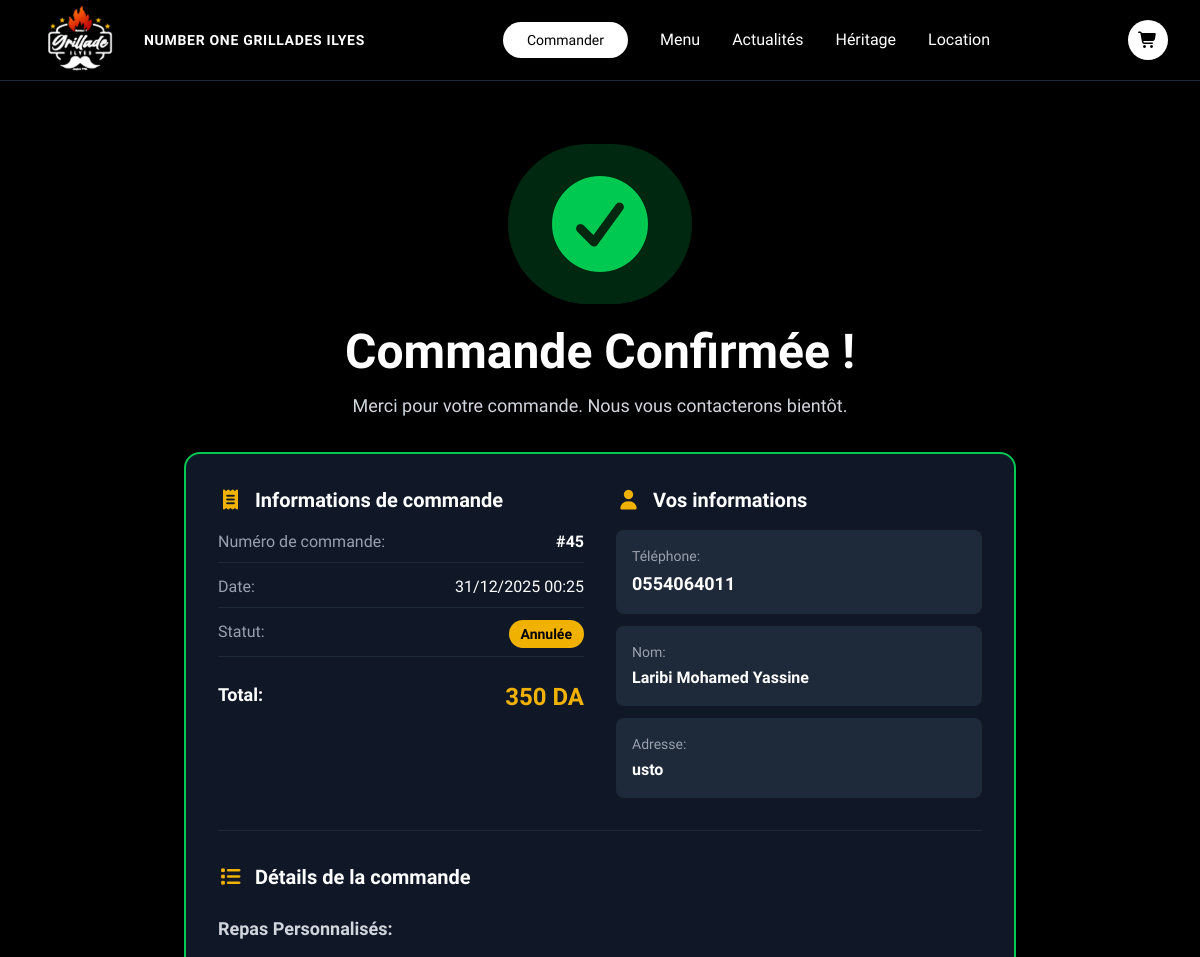
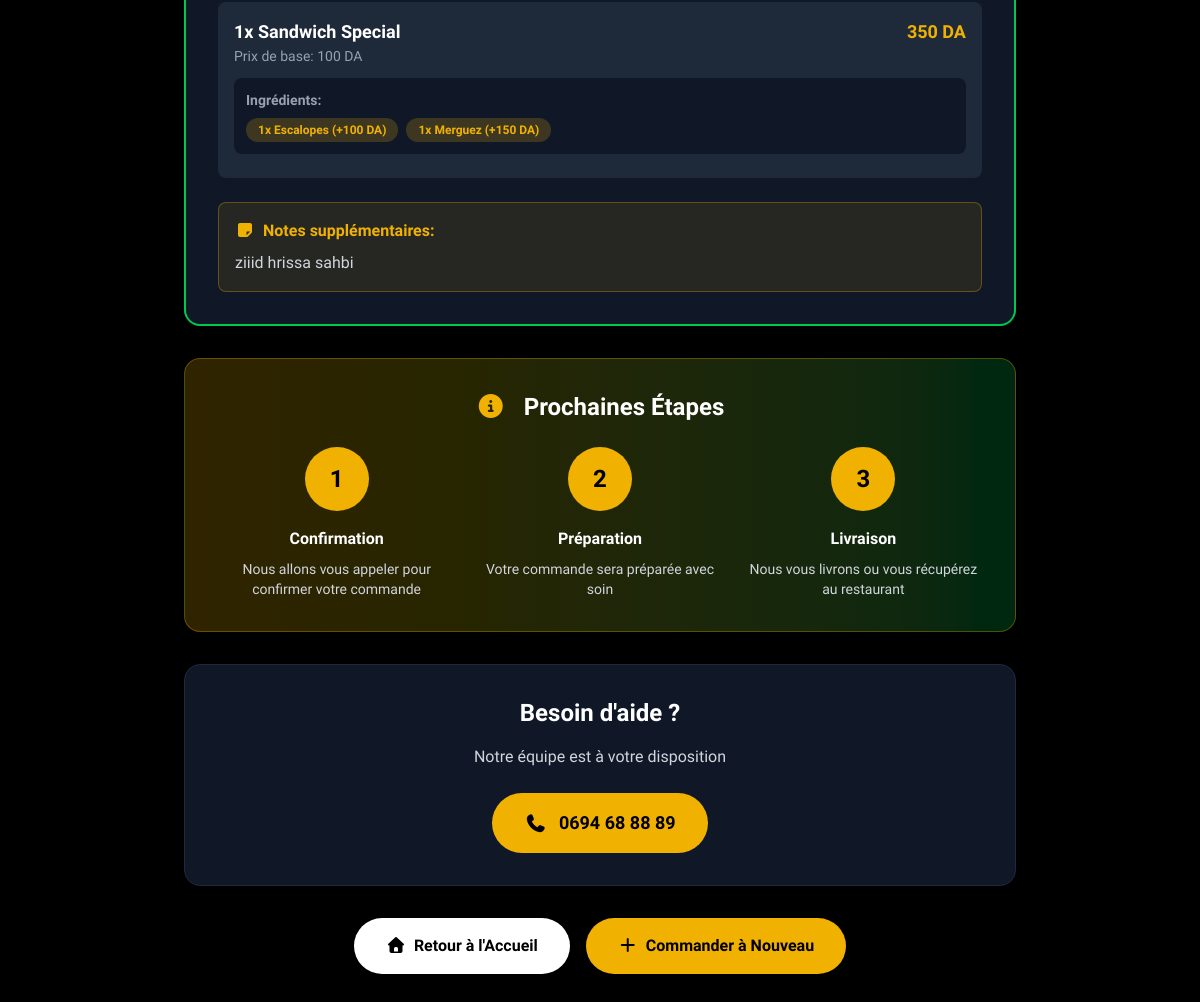
Page /restaurant/confirmation/45/ on the committed database (2 pictures, top to bottom).
### restaurant/models.py (models this page shows, shortened)
class Order(models.Model):
    STATUS_CHOICES = [
        ('pending', 'En attente'),
        ('confirmed', 'Confirmée'),
        ('preparing', 'En préparation'),
        ('ready', 'Prête'),
        ('delivered', 'Livrée'),
        ('cancelled', 'Annulée'),
    ]
    customer_phone = models.CharField(max_length=20)
    customer_name = models.CharField(max_length=100, blank=True)
    customer_address = models.TextField(blank=True, null=True)
    total_price = models.DecimalField(max_digits=10, decimal_places=2)
    additional_notes = models.TextField(blank=True, null=True)
    status = models.CharField(max_length=20, choices=STATUS_CHOICES, default='pending')
    created_at = models.DateTimeField(auto_now_add=True)
    updated_at = models.DateTimeField(auto_now=True)
    class Meta:
        ordering = ['-created_at']

class OrderSpecialMeal(models.Model):
    order = models.ForeignKey(Order, on_delete=models.CASCADE, related_name='special_meals')
    special_meal = models.ForeignKey(SpecialMeal, on_delete=models.CASCADE)
    quantity = models.IntegerField(validators=[MinValueValidator(1)])
    base_price = models.DecimalField(max_digits=10, decimal_places=2)
    total_price = models.DecimalField(max_digits=10, decimal_places=2)
    notes = models.TextField(blank=True, null=True)

class SpecialMeal(models.Model):
    name = models.CharField(max_length=100)
    description = models.TextField()
    base_price = models.DecimalField(max_digits=10, decimal_places=2)
    image = models.ImageField(upload_to='special_meals/')
    is_available = models.BooleanField(default=True)
    available_ingredients = models.ManyToManyField(
        Ingredient,
        through='SpecialMealIngredient',
        related_name='special_meals'
    )

class OrderSpecialMealIngredient(models.Model):
    order_special_meal = models.ForeignKey(
        OrderSpecialMeal,
        on_delete=models.CASCADE,
        related_name='selected_ingredients'
    )
    ingredient = models.ForeignKey(Ingredient, on_delete=models.CASCADE)
    quantity = models.IntegerField(validators=[MinValueValidator(1)])
    unit_price = models.DecimalField(max_digits=10, decimal_places=2)

class Ingredient(models.Model):
    name = models.CharField(max_length=100)
    category = models.ForeignKey(IngredientCategory, on_delete=models.CASCADE)
    price = models.DecimalField(
        max_digits=10,
        decimal_places=2,
        default=0,
        help_text="Extra cost for this ingredient (0 if included in base)"
    )
    is_available = models.BooleanField(default=True)
    image = models.ImageField(upload_to='ingredients/', blank=True, null=True)
    class Meta:
        ordering = ['category__order', 'name']

### restaurant/views.py (the view)
# urls.py: path('confirmation/<int:order_id>/', views.order_confirmation, name='order_confirmation'),
def order_confirmation(request, order_id):
    order = get_object_or_404(Order, id=order_id)
    context = {
        'order': order
    }
    return render(request, 'restaurant/order_confirmation.html', context)

### restaurant/templates/restaurant/order_confirmation.html (shortened to what this page needs)
{% extends 'base.html' %}
{% load static %}
{% block content %}
<section class="bg-black min-h-screen py-16">
    <div class="max-w-4xl mx-auto px-4 sm:px-6 lg:px-8">
        <div class="text-center mb-8">
            <div class="inline-block bg-green-500/20 rounded-full p-8 mb-6 animate-pulse">
                <i class="fas fa-check-circle text-green-500 text-8xl"></i>
            </div>
            <h1 class="text-4xl md:text-5xl font-bold text-white mb-4">
                Commande Confirmée !
            </h1>
            <p class="text-gray-300 text-lg">
                Merci pour votre commande. Nous vous contacterons bientôt.
            </p>
        </div>
        <div class="bg-gray-900 rounded-2xl p-8 border-2 border-green-500 mb-8">
            <div class="grid grid-cols-1 md:grid-cols-2 gap-8 mb-8">
                <div>
                    <h2 class="text-xl font-bold text-white mb-4 flex items-center">
                        <i class="fas fa-receipt text-yellow-500 mr-3"></i>
                        Informations de commande
                    </h2>
                    <div class="space-y-3">
                        <div class="flex justify-between border-b border-gray-800 pb-2">
                            <span class="text-gray-400">Numéro de commande:</span>
                            <span class="text-white font-bold">#{{ order.id }}</span>
                        </div>
                        <div class="flex justify-between border-b border-gray-800 pb-2">
                            <span class="text-gray-400">Date:</span>
                            <span class="text-white">{{ order.created_at|date:"d/m/Y H:i" }}</span>
                        </div>
                        <div class="flex justify-between border-b border-gray-800 pb-2">
                            <span class="text-gray-400">Statut:</span>
                            <span class="bg-yellow-500 text-black px-3 py-1 rounded-full text-sm font-bold">
                                {{ order.get_status_display }}
                            </span>
                        </div>
                        <div class="flex justify-between pt-3">
                            <span class="text-white font-bold text-lg">Total:</span>
                            <span class="text-yellow-500 font-bold text-2xl">{{ order.total_price|floatformat:0 }} DA</span>
                        </div>
                    </div>
                </div>
                <div>
                    <h2 class="text-xl font-bold text-white mb-4 flex items-center">
                        <i class="fas fa-user text-yellow-500 mr-3"></i>
                        Vos informations
                    </h2>
                    <div class="space-y-3">
                        <div class="bg-gray-800 rounded-lg p-4">
                            <p class="text-gray-400 text-sm mb-1">Téléphone:</p>
                            <p class="text-white font-semibold text-lg">{{ order.customer_phone }}</p>
                        </div>
                        {% if order.customer_name %}
                        <div class="bg-gray-800 rounded-lg p-4">
                            <p class="text-gray-400 text-sm mb-1">Nom:</p>
                            <p class="text-white font-semibold">{{ order.customer_name }}</p>
                        </div>
                        {% endif %}
                        {% if order.customer_address %}
                        <div class="bg-gray-800 rounded-lg p-4">
                            <p class="text-gray-400 text-sm mb-1">Adresse:</p>
                            <p class="text-white font-semibold">{{ order.customer_address }}</p>
                        </div>
                        {% endif %}
                    </div>
                </div>
            </div>
            <div class="border-t border-gray-800 pt-8">
                <h2 class="text-xl font-bold text-white mb-6 flex items-center">
                    <i class="fas fa-list text-yellow-500 mr-3"></i>
                    Détails de la commande
                </h2>
                {% if order.special_meals.all %}
                <div>
                    <h3 class="text-lg font-semibold text-gray-300 mb-4">Repas Personnalisés:</h3>
                    <div class="space-y-4">
                        {% for special in order.special_meals.all %}
                        <div class="bg-gray-800 rounded-lg p-4">
                            <div class="flex justify-between items-start mb-3">
                                <div>
                                    <p class="text-white font-semibold text-lg">{{ special.quantity }}x {{ special.special_meal.name }}</p>
                                    <p class="text-gray-400 text-sm">Prix de base: {{ special.base_price|floatformat:0 }} DA</p>
                                </div>
                                <span class="text-yellow-500 font-bold text-lg">{{ special.total_price|floatformat:0 }} DA</span>
                            </div>
                            <div class="bg-gray-900 rounded-lg p-3 mb-2">
                                <p class="text-gray-400 text-sm font-semibold mb-2">Ingrédients:</p>
                                <div class="flex flex-wrap gap-2">
                                    {% for ing in special.selected_ingredients.all %}
                                    <span class="bg-yellow-500/20 text-yellow-500 px-3 py-1 rounded-full text-xs font-semibold">
                                        {{ ing.quantity }}x {{ ing.ingredient.name }}
                                        {% if ing.unit_price > 0 %}(+{{ ing.unit_price|floatformat:0 }} DA){% endif %}
                                    </span>
                                    {% endfor %}
                                </div>
                            </div>
                        </div>
                        {% endfor %}
                    </div>
                </div>
                {% endif %}
                {% if order.additional_notes %}
                <div class="mt-6 bg-yellow-500/10 border border-yellow-500/30 rounded-lg p-4">
                    <p class="text-yellow-500 font-semibold mb-2">
                        <i class="fas fa-sticky-note mr-2"></i>Notes supplémentaires:
                    </p>
                    <p class="text-gray-300">{{ order.additional_notes }}</p>
                </div>
                {% endif %}
            </div>
        </div>
        <div class="bg-gradient-to-r from-yellow-500/20 to-green-500/20 rounded-2xl p-8 border border-yellow-500/30 mb-8">
            <h2 class="text-2xl font-bold text-white mb-6 text-center">
                <i class="fas fa-info-circle text-yellow-500 mr-3"></i>
                Prochaines Étapes
            </h2>
            <div class="grid grid-cols-1 md:grid-cols-3 gap-6">
                <div class="text-center">
                    <div class="bg-yellow-500 text-black w-16 h-16 rounded-full flex items-center justify-center mx-auto mb-4 text-2xl font-bold">1</div>
                    <h3 class="text-white font-bold mb-2">Confirmation</h3>
                    <p class="text-gray-300 text-sm">Nous allons vous appeler pour confirmer votre commande</p>
                </div>
                <div class="text-center">
                    <div class="bg-yellow-500 text-black w-16 h-16 rounded-full flex items-center justify-center mx-auto mb-4 text-2xl font-bold">2</div>
                    <h3 class="text-white font-bold mb-2">Préparation</h3>
                    <p class="text-gray-300 text-sm">Votre commande sera préparée avec soin</p>
                </div>
                <div class="text-center">
                    <div class="bg-yellow-500 text-black w-16 h-16 rounded-full flex items-center justify-center mx-auto mb-4 text-2xl font-bold">3</div>
                    <h3 class="text-white font-bold mb-2">Livraison</h3>
                    <p class="text-gray-300 text-sm">Nous vous livrons ou vous récupérez au restaurant</p>
                </div>
            </div>
        </div>
        <div class="bg-gray-900 rounded-2xl p-8 border border-gray-800 text-center mb-8">
            <h2 class="text-2xl font-bold text-white mb-4">Besoin d'aide ?</h2>
            <p class="text-gray-300 mb-6">Notre équipe est à votre disposition</p>
            <a href="tel:+213694688889" class="inline-flex items-center gap-3 bg-yellow-500 text-black px-8 py-4 rounded-full font-bold hover:bg-yellow-400 transition text-lg">
                <i class="fas fa-phone"></i>
                0694 68 88 89
            </a>
        </div>
        <div class="flex flex-col sm:flex-row gap-4 justify-center">
            <a href="{% url 'core:home' %}" class="bg-white text-black px-8 py-4 rounded-full font-bold hover:bg-gray-200 transition text-center">
                <i class="fas fa-home mr-2"></i>Retour à l'Accueil
            </a>
            <a href="{% url 'restaurant:order' %}" class="bg-yellow-500 text-black px-8 py-4 rounded-full font-bold hover:bg-yellow-400 transition text-center">
                <i class="fas fa-plus mr-2"></i>Commander à Nouveau
            </a>
        </div>
    </div>
</section>
{% endblock %}

### core/templates/base.html (style rules this page uses)
.font-marcellus { font-family: 'Marcellus', serif; }

### restaurant/templates/restaurant/order_confirmation.html (style rules this page uses)
.animate-pulse { animation: pulse 2s ease-in-out infinite; }

### rows in the picture
Order: id "45", created_at "31/12/2025 00:25", status "Annulée", total_price "350", customer_phone "0554064011", customer_name "Laribi Mohamed Yassine", customer_address "usto", additional_notes "ziiid hrissa sahbi"
OrderSpecialMeal: quantity "1", special_meal.name "Sandwich Special", base_price "100", total_price "350"
OrderSpecialMealIngredient: quantity "1", ingredient.name "Escalopes", unit_price "100"
OrderSpecialMealIngredient: quantity "1", ingredient.name "Merguez", unit_price "150"
